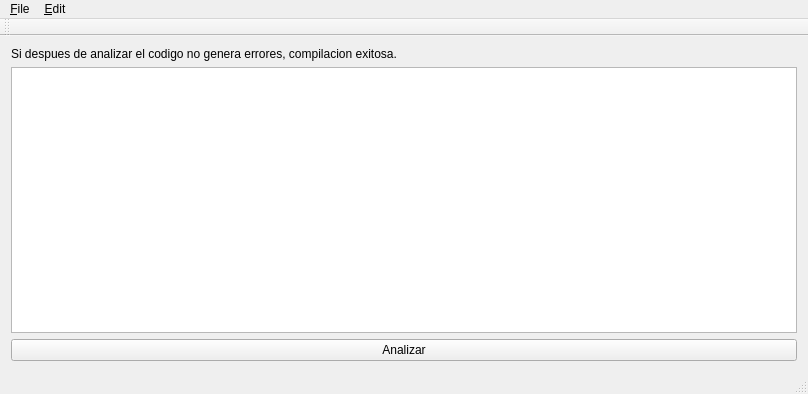
<?xml version="1.0" encoding="UTF-8"?>
<ui version="4.0">
 <class>MainWindow</class>
 <widget class="QMainWindow" name="MainWindow">
  <property name="geometry">
   <rect>
    <x>0</x>
    <y>0</y>
    <width>808</width>
    <height>394</height>
   </rect>
  </property>
  <property name="windowTitle">
   <string>MainWindow</string>
  </property>
  <widget class="QWidget" name="centralWidget">
   <layout class="QVBoxLayout" name="verticalLayout">
    <item>
     <widget class="QLabel" name="label">
      <property name="text">
       <string>Si despues de analizar el codigo no genera errores, compilacion exitosa.</string>
      </property>
      <property name="textFormat">
       <enum>Qt::AutoText</enum>
      </property>
      <property name="alignment">
       <set>Qt::AlignLeading|Qt::AlignLeft|Qt::AlignVCenter</set>
      </property>
     </widget>
    </item>
    <item>
     <widget class="QPlainTextEdit" name="CodigoFuente"/>
    </item>
    <item>
     <widget class="QPushButton" name="ButtonAnaliza">
      <property name="text">
       <string>Analizar</string>
      </property>
     </widget>
    </item>
   </layout>
  </widget>
  <widget class="QMenuBar" name="menuBar">
   <property name="geometry">
    <rect>
     <x>0</x>
     <y>0</y>
     <width>808</width>
     <height>19</height>
    </rect>
   </property>
   <widget class="QMenu" name="menu_file">
    <property name="title">
     <string>&amp;File</string>
    </property>
    <addaction name="action_New"/>
    <addaction name="actionFile"/>
    <addaction name="action_Save"/>
    <addaction name="actionSave_As"/>
   </widget>
   <widget class="QMenu" name="menu_Edir">
    <property name="title">
     <string>&amp;Edit</string>
    </property>
    <addaction name="action_Copy"/>
    <addaction name="action_Cute"/>
    <addaction name="actionPaste"/>
   </widget>
   <addaction name="menu_file"/>
   <addaction name="menu_Edir"/>
  </widget>
  <widget class="QToolBar" name="mainToolBar">
   <attribute name="toolBarArea">
    <enum>TopToolBarArea</enum>
   </attribute>
   <attribute name="toolBarBreak">
    <bool>false</bool>
   </attribute>
  </widget>
  <widget class="QStatusBar" name="statusBar"/>
  <action name="action_New">
   <property name="text">
    <string>&amp;New</string>
   </property>
  </action>
  <action name="actionFile">
   <property name="text">
    <string>&amp;Open file</string>
   </property>
  </action>
  <action name="action_Copy">
   <property name="text">
    <string>&amp;Copy</string>
   </property>
  </action>
  <action name="action_Cute">
   <property name="text">
    <string>&amp;Cut</string>
   </property>
  </action>
  <action name="actionPaste">
   <property name="text">
    <string>Paste</string>
   </property>
   <property name="Propiedad" stdset="0">
    <string/>
   </property>
  </action>
  <action name="action_Save">
   <property name="text">
    <string>&amp;Save</string>
   </property>
  </action>
  <action name="actionSave_As">
   <property name="text">
    <string>Save As</string>
   </property>
  </action>
 </widget>
 <layoutdefault spacing="6" margin="11"/>
 <resources/>
 <connections/>
</ui>
